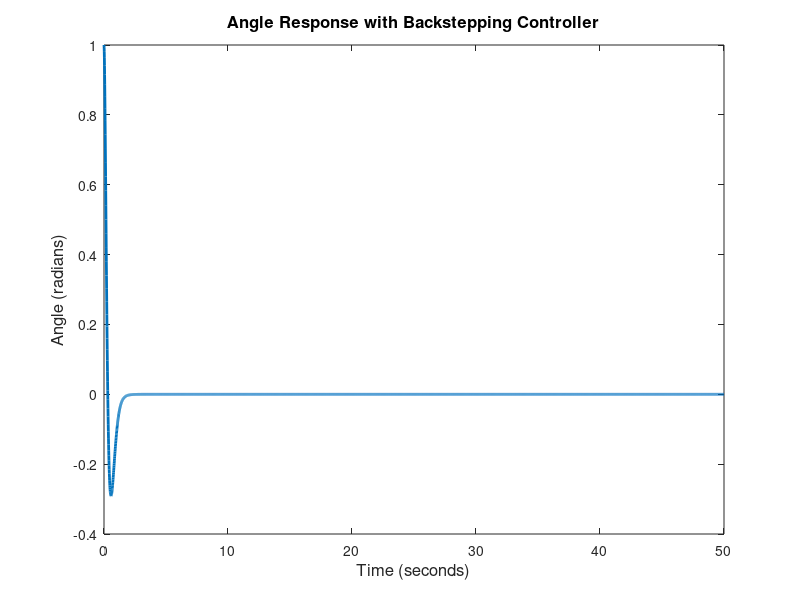

Recreate this plot in MATLAB. (Note: this script raises an error after producing the figure.)
clear; clc; close all;

A = [0 1 0 0;
     0 -0.0883167 0.629317 0;
     0 0 0 1;
     0 -0.235655 27.8285 0];

B = [0;
     0.883167;
     0;
     2.3565];

C = [0 0 1 0];

D = 0;


t = 0:0.01:50;
x0 = [0; 0; 1; 0];
desired_reference = 0;

k1 = 39.8;
k2 = 7.4;
k3 = 0;
k4 = -5;

u = @(x) -k1 * (x(3) - desired_reference) - k2 * x(4) - k3 * x(1) - k4 * x(2);

x = x0;
angle_response = zeros(length(t), 1);

for i = 1:length(t)
    u_val = u(x);
    x = x + (A * x + B * u_val) * 0.01;
    angle_response(i) = C * x;
end

figure;
plot(t, angle_response, 'LineWidth', 2);
title('Angle Response with Backstepping Controller', 'FontSize', 12);
xlabel('Time (seconds)', 'FontSize', 12);
ylabel('Angle (radians)', 'FontSize', 12);
hold on;
yline(desired_reference, 'r--', 'Desired Reference', 'LineWidth', 1.5);
grid on;
legend('System Response', 'Desired Reference', 'Location', 'best');
xlim([0, 20]); 
ylim([-1, 1.5]); 

tolerance = 0.01;
settling_time_index = find(abs(angle_response - desired_reference) > tolerance, 1, 'last');
if ~isempty(settling_time_index)
    settling_time = t(settling_time_index);
else
    settling_time = 0;
end

fprintf('Settling time : %.2f seconds\n', settling_time);
